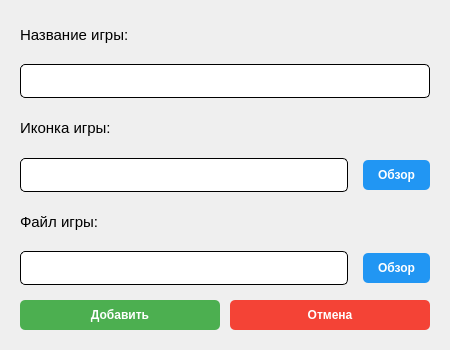
<?xml version="1.0" encoding="UTF-8"?>
<ui version="4.0">
 <class>GameInputDialog</class>
 <widget class="QDialog" name="GameInputDialog">
  <property name="geometry">
   <rect>
    <x>0</x>
    <y>0</y>
    <width>450</width>
    <height>350</height>
   </rect>
  </property>
  <property name="minimumSize">
   <size>
    <width>450</width>
    <height>350</height>
   </size>
  </property>
  <property name="maximumSize">
   <size>
    <width>450</width>
    <height>350</height>
   </size>
  </property>
  <property name="windowTitle">
   <string>Добавить игру</string>
  </property>
  <property name="styleSheet">
   <string notr="true">QDialog {
    border-radius: 10px;
}
QLabel {
    font-size: 15px;
}
QLineEdit {
	border: 1px solid dark-gray;
    border-radius: 5px;
    padding: 8px;
}

QPushButton {
    background-color: #4CAF50;
    color: white;
    border: none;
    border-radius: 5px;
    padding: 8px 15px;
    font-weight: bold;
}
QPushButton:hover {
    background-color: #45a049;
}
QPushButton:pressed {
    background-color: #3d8b40;
}
QPushButton#browseIconButton, QPushButton#browseFileButton {
    background-color: #2196F3;
}
QPushButton#browseIconButton:hover, QPushButton#browseFileButton:hover {
    background-color: #1976D2;
}
QPushButton#browseIconButton:pressed, QPushButton#browseFileButton:pressed {
    background-color: #1565C0;
}
QPushButton#cancelButton {
    background-color: #f44336;
}
QPushButton#cancelButton:hover {
    background-color: #da190b;
}
QPushButton#cancelButton:pressed {
    background-color: #b71c1c;
}
</string>
  </property>
  <layout class="QVBoxLayout" name="verticalLayout">
   <property name="spacing">
    <number>15</number>
   </property>
   <property name="leftMargin">
    <number>20</number>
   </property>
   <property name="topMargin">
    <number>20</number>
   </property>
   <property name="rightMargin">
    <number>20</number>
   </property>
   <property name="bottomMargin">
    <number>20</number>
   </property>
   <item>
    <widget class="QLabel" name="nameLabel">
     <property name="text">
      <string>Название игры:</string>
     </property>
    </widget>
   </item>
   <item>
    <widget class="QLineEdit" name="nameEdit"/>
   </item>
   <item>
    <widget class="QLabel" name="iconLabel">
     <property name="text">
      <string>Иконка игры:</string>
     </property>
    </widget>
   </item>
   <item>
    <layout class="QHBoxLayout" name="iconLayout">
     <item>
      <widget class="QLineEdit" name="iconPathEdit"/>
     </item>
     <item>
      <widget class="QPushButton" name="browseIconButton">
       <property name="text">
        <string>Обзор</string>
       </property>
      </widget>
     </item>
    </layout>
   </item>
   <item>
    <widget class="QLabel" name="fileLabel">
     <property name="minimumSize">
      <size>
       <width>2</width>
       <height>0</height>
      </size>
     </property>
     <property name="text">
      <string>Файл игры:</string>
     </property>
    </widget>
   </item>
   <item>
    <layout class="QHBoxLayout" name="fileLayout">
     <item>
      <widget class="QLineEdit" name="filePathEdit"/>
     </item>
     <item>
      <widget class="QPushButton" name="browseFileButton">
       <property name="text">
        <string>Обзор</string>
       </property>
      </widget>
     </item>
    </layout>
   </item>
   <item>
    <layout class="QHBoxLayout" name="buttonLayout">
     <property name="spacing">
      <number>10</number>
     </property>
     <item>
      <widget class="QPushButton" name="acceptButton">
       <property name="text">
        <string>Добавить</string>
       </property>
      </widget>
     </item>
     <item>
      <widget class="QPushButton" name="cancelButton">
       <property name="text">
        <string>Отмена</string>
       </property>
      </widget>
     </item>
    </layout>
   </item>
  </layout>
 </widget>
 <resources/>
 <connections/>
</ui>
